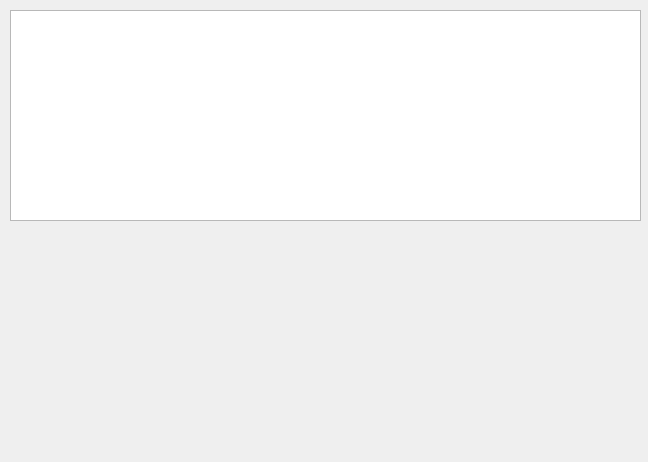
<?xml version="1.0" encoding="UTF-8"?>
<ui version="4.0">
 <class>Widget</class>
 <widget class="QWidget" name="Widget">
  <property name="geometry">
   <rect>
    <x>0</x>
    <y>0</y>
    <width>648</width>
    <height>462</height>
   </rect>
  </property>
  <property name="windowTitle">
   <string>Widget</string>
  </property>
  <widget class="QListView" name="listView">
   <property name="geometry">
    <rect>
     <x>10</x>
     <y>10</y>
     <width>631</width>
     <height>211</height>
    </rect>
   </property>
  </widget>
 </widget>
 <layoutdefault spacing="6" margin="11"/>
 <resources/>
 <connections/>
</ui>
